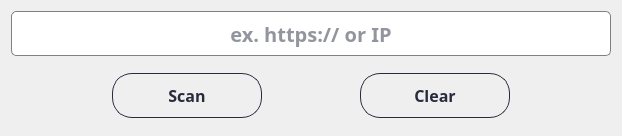
            <widget class="QWidget" name="widget_77" native="true">
             <layout class="QVBoxLayout" name="verticalLayout_23">
              <item>
               <widget class="QLineEdit" name="lineEdit_https">
                <property name="minimumSize">
                 <size>
                  <width>600</width>
                  <height>45</height>
                 </size>
                </property>
                <property name="font">
                 <font>
                  <family>Barlow</family>
                  <pointsize>15</pointsize>
                  <weight>75</weight>
                  <bold>true</bold>
                 </font>
                </property>
                <property name="styleSheet">
                 <string notr="true">QLineEdit {
  border: 1px solid gray;
  color: rgba(40,43,61,255);
  border-radius: 5px;
}

QLineEdit:hover {
  border: 2px solid;
  border-color: rgba(0,143,255,255);
}
QLineEdit:focus {
  border: 1px solid;
  border-color: rgba(88,199,141,255);
}
</string>
                </property>
                <property name="alignment">
                 <set>Qt::AlignCenter</set>
                </property>
                <property name="placeholderText">
                 <string>ex. https:// or IP</string>
                </property>
               </widget>
              </item>
              <item>
               <widget class="QWidget" name="widget_76" native="true">
                <layout class="QHBoxLayout" name="horizontalLayout_32">
                 <item>
                  <widget class="QPushButton" name="btn_scanHttps">
                   <property name="minimumSize">
                    <size>
                     <width>150</width>
                     <height>45</height>
                    </size>
                   </property>
                   <property name="maximumSize">
                    <size>
                     <width>150</width>
                     <height>40</height>
                    </size>
                   </property>
                   <property name="font">
                    <font>
                     <family>Barlow</family>
                     <pointsize>12</pointsize>
                     <weight>75</weight>
                     <bold>true</bold>
                    </font>
                   </property>
                   <property name="cursor">
                    <cursorShape>PointingHandCursor</cursorShape>
                   </property>
                   <property name="styleSheet">
                    <string notr="true">QPushButton {    
    border: 1px solid rgba(40,43,61,255) ;
    border-radius: 20px;
    padding: 5px 10px;
	color: rgba(40,43,61,255) ;
}

QPushButton:hover {
    background-color: ;
}
</string>
                   </property>
                   <property name="text">
                    <string>Scan</string>
                   </property>
                   <property name="icon">
                    <iconset>
                     <normaloff>../icons/icon-scan.png</normaloff>../icons/icon-scan.png</iconset>
                   </property>
                   <property name="iconSize">
                    <size>
                     <width>30</width>
                     <height>30</height>
                    </size>
                   </property>
                  </widget>
                 </item>
                 <item>
                  <widget class="QPushButton" name="btn_clearHttps">
                   <property name="minimumSize">
                    <size>
                     <width>150</width>
                     <height>45</height>
                    </size>
                   </property>
                   <property name="maximumSize">
                    <size>
                     <width>150</width>
                     <height>40</height>
                    </size>
                   </property>
                   <property name="font">
                    <font>
                     <family>Barlow</family>
                     <pointsize>12</pointsize>
                     <weight>75</weight>
                     <bold>true</bold>
                    </font>
                   </property>
                   <property name="cursor">
                    <cursorShape>PointingHandCursor</cursorShape>
                   </property>
                   <property name="styleSheet">
                    <string notr="true">QPushButton {    
    border: 1px solid rgba(40,43,61,255) ;
    border-radius: 20px;
    padding: 5px 10px;
	color: rgba(40,43,61,255) ;
}

QPushButton:hover {
    background-color: ;
}
</string>
                   </property>
                   <property name="text">
                    <string>Clear</string>
                   </property>
                   <property name="icon">
                    <iconset>
                     <normaloff>../icons/icon-clear.png</normaloff>../icons/icon-clear.png</iconset>
                   </property>
                   <property name="iconSize">
                    <size>
                     <width>30</width>
                     <height>30</height>
                    </size>
                   </property>
                  </widget>
                 </item>
                </layout>
               </widget>
              </item>
             </layout>
            </widget>
